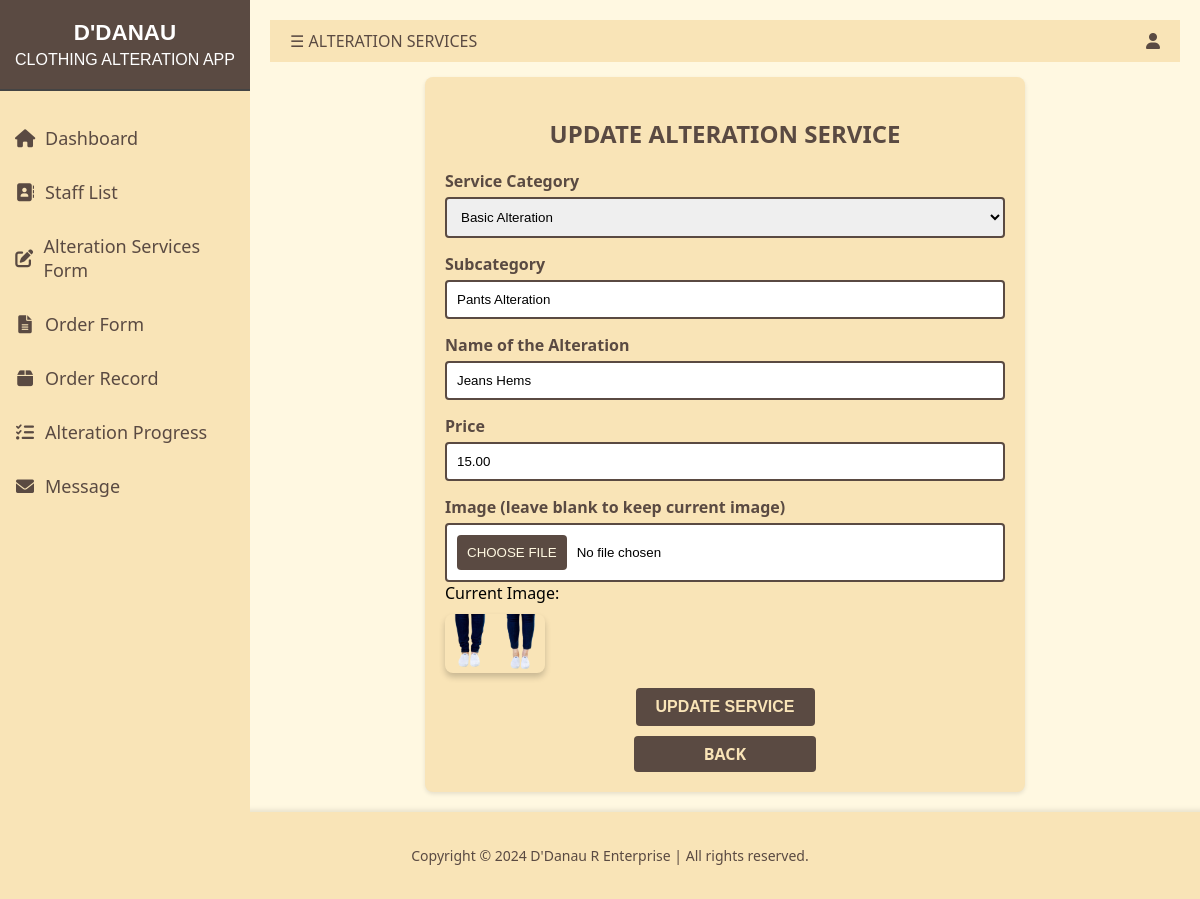
The app's page /admin/services_update.php?id=4 with its own data.
### tables this page shows
CREATE TABLE `alteration_services` (
  `id` int(11) NOT NULL,
  `category` varchar(255) NOT NULL,
  `subcategory` varchar(255) DEFAULT NULL,
  `name` varchar(255) NOT NULL,
  `price` decimal(10,2) NOT NULL,
  `image_path` varchar(255) DEFAULT NULL
);

### admin/services_update.php (the view, shortened to what this page needs)
<?php
include '../component/connect.php';
if (isset($_GET['id'])) {
    $id = mysqli_real_escape_string($conn, $_GET['id']);
    $query = "SELECT * FROM alteration_services WHERE id = $id";
    $result = mysqli_query($conn, $query);
    if ($result) {
        $service = mysqli_fetch_assoc($result);
    } else {
        die('Service not found.');
    }
} else {
    die('ID not provided.');
}
?>
<!DOCTYPE html>
<html lang="en">
<head>
    <link rel="stylesheet" href="https://cdnjs.cloudflare.com/ajax/libs/font-awesome/6.0.0/css/all.min.css">
    <link rel="stylesheet" href="services_update.css">
    <link rel="stylesheet" href="services.css">
</head>
<body>
    <div class="sidenav" id="mySidenav">
        <div class="logo">
            <span>D'DANAU</span>
            CLOTHING ALTERATION APP
        </div>
        <a href="dashboard.php"><i class="fas fa-home"></i>Dashboard</a>
        <a href="staff.php"><i class="fa-solid fa-address-book"></i>Staff List</a>
        <a href="services.php"><i class="fas fa-edit"></i>Alteration Services Form</a>
        <a href="order.php"><i class="fas fa-file-alt"></i>Order Form</a>
        <a href="submit_order.php"><i class="fas fa-box"></i></i>Order Record</a>
        <a href="alteration_progress.php"><i class="fas fa-tasks"></i>Alteration Progress</a>
        <a href="message.php"><i class="fas fa-envelope"></i>Message</a>
    </div>
    <div id="main">
        <div class="header">
            <span class="menu-icon" onclick="openNav()">&#9776; ALTERATION SERVICES</span>
            <div class="profile">
                <i class="fas fa-user dropbtn"></i>
            </div>
        </div>
    <div class="form-container">
        <h2>Update Alteration Service</h2>
        <form id="updateServiceForm" action="" method="post" enctype="multipart/form-data">
            <div class="form-group">
                <label for="serviceCategory">Service Category</label>
                <select id="serviceCategory" name="serviceCategory" required>
                    <option value="Basic Alteration" <?php if ($service['category'] == 'Basic Alteration') echo 'selected'; ?>>Basic Alteration</option>
                </select>
            </div>
            <div class="form-group">
                <label for="subCategory">Subcategory</label>
                <input type="text" id="subCategory" name="subCategory" value="<?php echo htmlspecialchars($service['subcategory']); ?>" required>
            </div>
            <div class="form-group">
                <label for="serviceName">Name of the Alteration</label>
                <input type="text" id="serviceName" name="serviceName" value="<?php echo htmlspecialchars($service['name']); ?>" required>
            </div>
            <div class="form-group">
                <label for="servicePrice">Price</label>
                <input type="number" id="servicePrice" name="servicePrice" value="<?php echo htmlspecialchars($service['price']); ?>" required>
            </div>
            <div class="form-group">
                <label for="serviceImage">Image (leave blank to keep current image)</label>
                <input type="file" id="serviceImage" name="serviceImage" accept="image/*">
                Current Image: <img src="<?php echo htmlspecialchars($service['image_path']); ?>" alt="Service Image" style="width: 100px; height: auto;">
            </div>
            <div class="button-group">
                    <button type="submit" name="submit">Update Service</button>
                    <a href="services.php" class="back-button">Back</a>
            </div>
        </form>
    </div>
    </div>
    <footer class="site-footer">
        <p>Copyright &copy; 2024 D'Danau R Enterprise | All rights reserved.</p>
    </footer>
</body>
</html>

### admin/services_update.css (style rules this page uses)
:root { --main-bg-color: #FFF8E1; --accent-color: #F9E4B7; --hover-accent-color: #E1C699; --text-color: #5A4A42; --font-family: 'Segoe UI', Tahoma, Geneva, Verdana, sans-serif; }
body, html { margin: 0; padding: 0; width: 100%; height: 100%; font-family: var(--font-family); background-color: var(--main-bg-color); }
.sidenav { background-color: var(--accent-color); color: var(--text-color); width: 250px; position: fixed; height: 100%; overflow: auto; transition: width 0.5s; font-size: 16px; }
.sidenav a { color: var(--text-color); padding: 15px; text-decoration: none; display: flex; align-items: center; transition: background-color 0.3s; font-size: 18px; }
.sidenav a i { width: 20px; text-align: center; margin-right: 10px; }
.logo { color: #FFF; background-color: var(--text-color); padding: 20px 10px; font-family: 'Arial', sans-serif; text-align: center; margin-bottom: 20px; border-bottom: 2px solid #444; }
.logo span { font-weight: bold; display: block; font-size: 1.4em; margin-bottom: 5px; }
#main { transition: margin-left 0.5s; padding: 20px; margin-left: 250px; }
.header { display: flex; justify-content: space-between; align-items: center; background-color: var(--accent-color); color: var(--text-color); padding: 10px 20px; }
.menu-icon { cursor: pointer; }
.profile .dropbtn { color: var(--text-color); padding: 0; border: none; background: none; cursor: pointer; }
.form-container { background: var(--accent-color); padding: 20px; border-radius: 8px; box-shadow: 0 2px 4px rgba(0, 0, 0, 0.1); max-width: 600px; width: 100%; margin: 0 auto; margin-top: 15px; font-size: 16px; box-sizing: border-box; }
.form-container h2 { margin-bottom: 20px; color: var(--text-color); text-transform: uppercase; text-align: center; }
.form-group { margin-bottom: 15px; }
.form-group label { display: block; margin-bottom: 5px; color: var(--text-color); font-weight: bold; }
.form-group input[type="text"], .form-group input[type="number"], .form-group input[type="file"], .form-group select { width: 100%; padding: 10px; border: 2px solid var(--text-color); border-radius: 4px; box-sizing: border-box; transition: border-color 0.3s ease-in-out; }
.button-group { display: flex; flex-direction: column; gap: 10px; align-items: center; }
.button-group button[type="submit"] { order: 1; background-color: var(--text-color); color: var(--accent-color); padding: 10px 20px; border: none; border-radius: 4px; cursor: pointer; font-size: 16px; transition: background-color 0.3s; font-weight: 600; text-transform: uppercase; }
.button-group .back-button { order: 2; background-color: var(--text-color); color: var(--accent-color); padding: 7px 70px; border: none; border-radius: 4px; cursor: pointer; font-size: 16px; transition: background-color 0.3s; text-decoration: none; font-weight: 700; text-transform: uppercase; }
.form-group input[type="file"] { background-color: #FFF; }
.form-group img { display: block; margin-top: 10px; max-width: 200px; height: auto; border-radius: 8px; box-shadow: 0 4px 6px rgba(0,0,0,0.2); }
.form-group label { cursor: pointer; display: inline-block; margin-bottom: 10px; }
.site-footer { text-align: center; padding: 20px 10px; background-color: var(--accent-color); color: var(--text-color); font-size: 14px; bottom: 0; width: 100%; box-shadow: 0 -2px 5px rgba(0,0,0,0.1); }
body { margin: 0; display: flex; flex-direction: column; min-height: 100vh; }

### records on screen
alteration_services: serviceCategory "Basic Alteration", subCategory "Pants Alteration", serviceName "Jeans Hems", servicePrice "15.00", image_path (picture)
